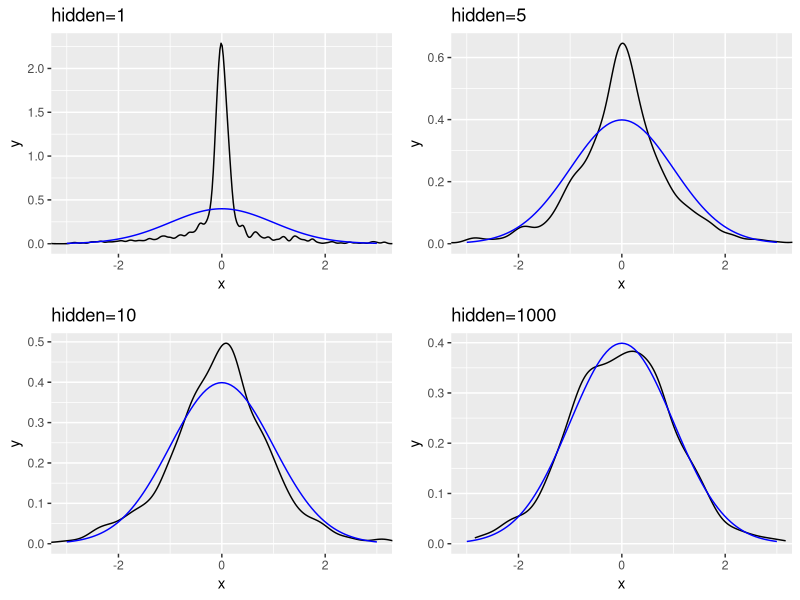
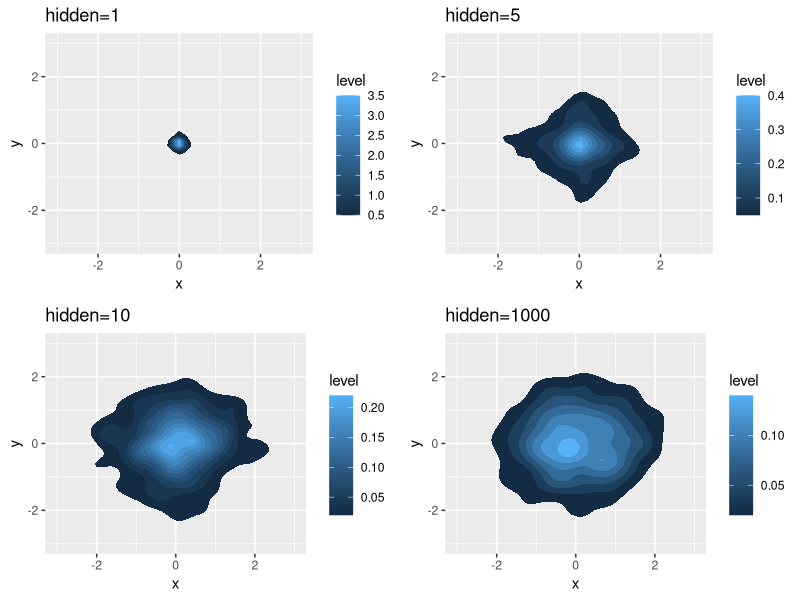

Write the R code that produced these figures, in order.
library(tidyverse)
library(gridExtra)

set.seed(10716)

gaussian_matrix <- function(nrow, ncol, mean, sd) {
  matrix(rnorm(nrow*ncol, mean, sd), nrow, ncol)
}

uniform_matrix <- function(nrow, ncol, min, max) {
  matrix(runif(nrow*ncol, min, max), nrow, ncol)
}

# simple random weights one hidden layer NN, described in Neal (1996)
# use ReLU instead of tanh to make convergence clearer, though convergence holds for both
# low weight for Guassian bias to give more weight to weights, like in Jacot et al (2018)
one_layer_nn <- function(x, hidden_dim, output_dim) {
  input_dim <- length(x)
  
  # u, a: hidden layer weights, bias
  # v, b: output layer weights, bias
  u <- gaussian_matrix(hidden_dim, input_dim, 0, 1)  
  a <- rnorm(hidden_dim, 0, 1)  
  v <- gaussian_matrix(output_dim, hidden_dim, 0, 1) / sqrt(hidden_dim)
  b <- 0.1 * rnorm(output_dim, 0, 1) 
  
  h <- pmax(a + u %*% x, 0)
  y <- b + v %*% h
  
  return(as.numeric(y))
  
}


# simulate many networks to see output distribution
# uses fixed data model

# 1D output
plot_sim_1d <- function(hidden_dim, trials=1000) {
  x <- 1  # fixed data
  samp <- replicate(trials, one_layer_nn(x, hidden_dim, 1))
  ggplot(data.frame(x = samp), aes(x = x)) +
    geom_density() +
    coord_cartesian(xlim=c(-3,3)) +
    stat_function(fun=dnorm, xlim=c(-3,3), args = list(mean=0, sd=1.0), color="blue") +
    ggtitle(paste0("hidden=", hidden_dim))
}


grobs <- lapply(c(1, 5, 10, 1000), plot_sim_1d)
grid.arrange(grobs=grobs)


# 2D output
plot_sim_2d <- function(hidden_dim, trials=1000) {
  x1 <- c(0,1)  # fixed data
  x2 <- c(1,0)
  samp1 <- replicate(trials, one_layer_nn(x1, hidden_dim, 1))
  samp2 <- replicate(trials, one_layer_nn(x2, hidden_dim, 1))
  
  df <- data.frame(x=samp1, y=samp2)
  ggplot(df, aes(x=x, y=y)) +
    stat_density_2d(aes(fill = ..level..), geom = "polygon") +
    coord_cartesian(xlim=c(-3,3), ylim=c(-3,3)) +
    ggtitle(paste0("hidden=", hidden_dim))
  
}

grobs <- lapply(c(1, 5, 10, 1000), plot_sim_2d)
grid.arrange(grobs=grobs)


